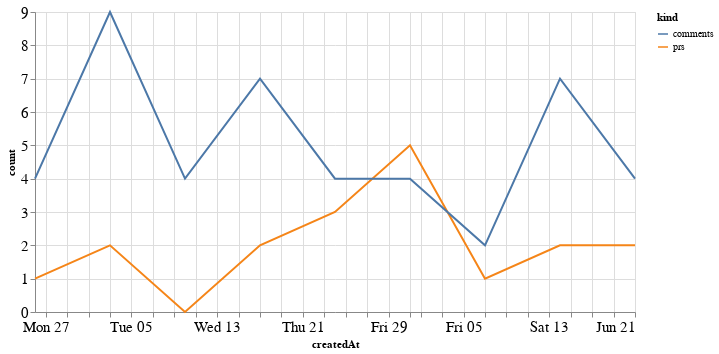

This figure's notebook cell:
### Code cell
alt.Chart(total_time, width=600).mark_line().encode(
    x='createdAt',
    y='count',
    color='kind'
)

### Figure 1 — Vega-Lite specification as saved in the notebook (floating-point values rounded to 4 significant figures)
{"config": {"axisLeft": {"labelFontSize": 15}, "axisBottom": {"labelFontSize": 15}}, "data": {"name": "data-653fe05550de7faec3fb0c5c24608c78"}, "mark": "line", "encoding": {"color": {"type": "nominal", "field": "kind"}, "x": {"type": "temporal", "field": "createdAt"}, "y": {"type": "quantitative", "field": "count"}}, "width": 600, "$schema": "https://vega.github.io/schema/vega-lite/v4.8.1.json", "datasets": {"data-653fe05550de7faec3fb0c5c24608c78": [{"createdAt": "2020-04-26T00:00:00", "kind": "prs", "count": 1}, {"createdAt": "2020-05-03T00:00:00", "kind": "prs", "count": 2}, {"createdAt": "2020-05-10T00:00:00", "kind": "prs", "count": 0}, {"createdAt": "2020-05-17T00:00:00", "kind": "prs", "count": 2}, {"createdAt": "2020-05-24T00:00:00", "kind": "prs", "count": 3}, {"createdAt": "2020-05-31T00:00:00", "kind": "prs", "count": 5}, {"createdAt": "2020-06-07T00:00:00", "kind": "prs", "count": 1}, {"createdAt": "2020-06-14T00:00:00", "kind": "prs", "count": 2}, {"createdAt": "2020-06-21T00:00:00", "kind": "prs", "count": 2}, {"createdAt": "2020-04-26T00:00:00", "kind": "comments", "count": 4}, {"createdAt": "2020-05-03T00:00:00", "kind": "comments", "count": 9}, {"createdAt": "2020-05-10T00:00:00", "kind": "comments", "count": 4}, {"createdAt": "2020-05-17T00:00:00", "kind": "comments", "count": 7}, {"createdAt": "2020-05-24T00:00:00", "kind": "comments", "count": 4}, {"createdAt": "2020-05-31T00:00:00", "kind": "comments", "count": 4}, {"createdAt": "2020-06-07T00:00:00", "kind": "comments", "count": 2}, {"createdAt": "2020-06-14T00:00:00", "kind": "comments", "count": 7}, {"createdAt": "2020-06-21T00:00:00", "kind": "comments", "count": 4}]}}
